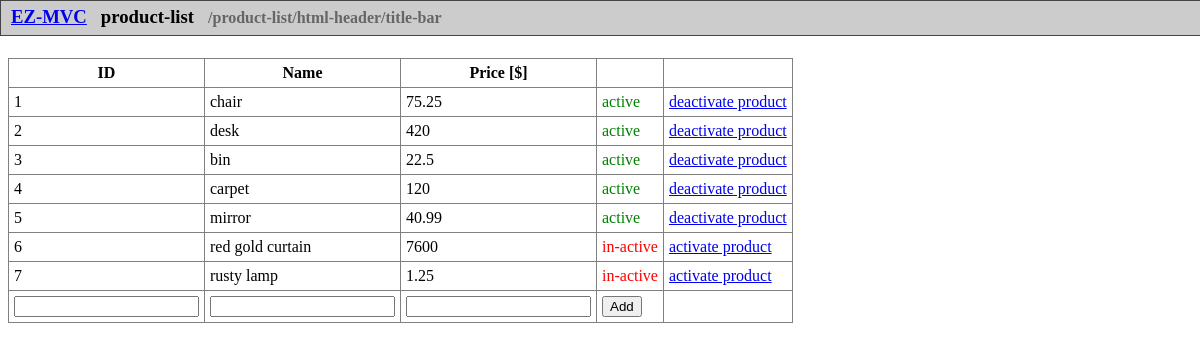
Page /Product/list on the earlier database version.
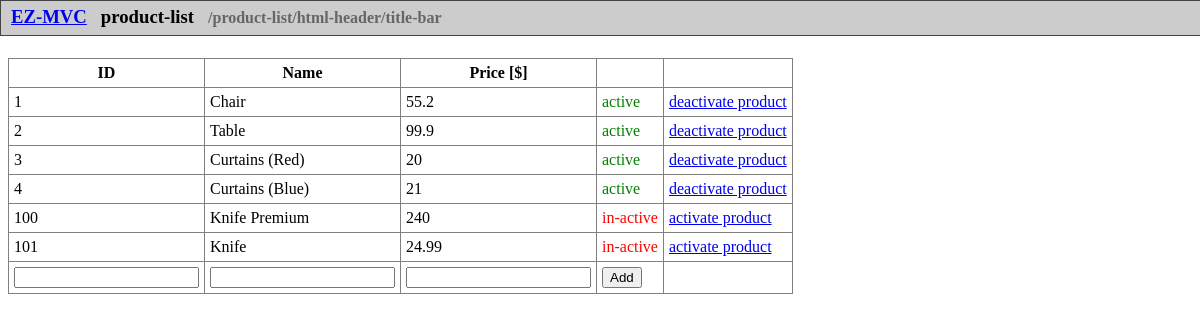
Same page on the later database version.
### tables this page shows
CREATE TABLE "products" (
	"id"	INTEGER NOT NULL,
	"name"	TEXT NOT NULL,
	"price"	NUMERIC NOT NULL,
	"active"	INTEGER NOT NULL,
	PRIMARY KEY("id")
);

### system/View.php (called while the page is built, shortened)
<?php
class View
{
    public $isRootView = false;
    public $parentViews = [];
    public $name = '';
    private function __construct(string $name, array $data = [])
    {
        $this->name = $name;
    }
    public static function createRoot(string $name, array $data = [])
    {
        $view = new View($name, $data);
        $view->isRootView = true;
        $view->path = '/'.$name;
        $view->parentViews = [];
        $view->isRootView = true;
        return $view;
    }
    public static function createChild(string $name, View $parentView, bool $inheritData = true, array $data = [])
    {
        $data = $inheritData ? $parentView->data : $data;
        $view = new View($name, $data);
        $view->isRootView = false;
        $view->path = $parentView->path.'/'.$name;
        $view->parentViews = array_merge($parentView->parentViews, [$parentView]);
        $view->isRootView = false;
        return $view;
    }
    public function getRootView()
    {
        return $this->isRootView ? $this : $this->parentViews[0];
    }
    public function render()
    {
        include(self::VIEWPATH . $this->name . '.view.php');
    }
}

### app/controllers/Product.php (called while the page is built, shortened)
<?php
abstract class Product extends Controller
{
    public static function list()
    {
        $data = [];
        $data["products"] = DefaultModel::getProducts();
        View::createRoot("product-list", $data)->render();
    }
}

### system/Router.php (called while the page is built, shortened)
<?php
abstract class Router
{
    public static $data = null;
    public static function routeRequest()
    {
        self::$data = self::resolveRequestUrl($_SERVER['REQUEST_URI']);
        self::callControllerAction();
    }
    private static function callControllerAction()
    {
        $result = call_user_func([self::CONTROLLER_NAMESPACE . self::$data->controller, self::$data->action], self::$data->id, self::$data->params);
    }
    public static function resolveRequestUrl(string $requestUri)
    {
        $data = new RoutingData();
        $reqPath = self::extractUrlPath('p://h.d' . Helper::addStartingSlash(urldecode($requestUri)));
        $data->requestPath = $reqPath;
        $basePath = Helper::removeTrailingSlash(self::extractUrlPath(EZ_BASE_URL));
        if($reqPath === $basePath || $reqPath === $basePath . '/')
        {
            $path = '/';
        }
        else
        {
            $path = str_starts_with($reqPath, $basePath . '/') ? '/' . mb_substr($reqPath, mb_strlen($basePath . '/')) : $reqPath;
        }
        $data->path = $path;
        $path = $path === '/' ? Helper::addStartingSlash(EZ_DEFAULT_URL) : $path;
        $pathParts = explode('/', $path);
        $data->controller = ($pathParts[1] ?? '') !== '' ? $pathParts[1] : '';
        $data->action = ($pathParts[2] ?? '') !== '' ? $pathParts[2] : '';
        $data->id = $pathParts[3] ?? '';
        $data->params = isset($pathParts[4]) ? array_slice($pathParts, 4) : [];
        return $data;
    }
    private static function extractUrlPath(string $url)
    {
        $parts = parse_url($url);
        return $parts !== FALSE ? ($parts['path'] ?? '/') : '/';
    }
}

### index.php (called while the page is built, shortened)
<?php
require __DIR__ . '/config/config.php';
Alddesign\EzMvc\System\Router::routeRequest();

### system/Config.php (called while the page is built, shortened)
<?php
abstract class Config
{
	private static array $app = [];
	private static bool $loaded = false;
	public static function get(string $key = '', $default = '')
	{
		$dotkeys = explode('.', $key);
		$value = self::$app;
		foreach($dotkeys as $dotkey)
		{
			$value = $value[$dotkey];
		}
		return $value;
	}
	public static function load()
	{
		if(!self::$loaded)
		{
			self::$app = require dirname(__DIR__) . '/app/config/app.config.php';
			self::$loaded = true;
		}
	}
}

### app/models/DefaultModel.php (called while the page is built, shortened)
<?php
abstract class DefaultModel extends Model
{
    public static function getProducts()
    {
        $pdo = self::getPDO();
        $statement = $pdo->query('SELECT * FROM products;', PDO::FETCH_ASSOC);
        if($statement !== false)
        {
            return $statement->fetchAll(PDO::FETCH_ASSOC);
        }
        return [];
    }
}

### app/views/product-list.view.php (the view, shortened to what this page needs)
<?php View::createChild("html-header", $this)->render(); ?>
<table>
    <tr>
        <th><?php echo Config::get("captions.id"); ?></th>
        <th><?php echo Config::get("captions.name"); ?></th>
        <th><?php echo Config::get("captions.price"); ?></th>
        <th> </th>
        <th> </th>
    </tr>
    <?php foreach($products as $product): ?>
        <?php
        $id = $product["id"];
        $activateUrl = Helper::url("/Product/setStatus/$id/1");
        $deactivateUrl = Helper::url("/Product/setStatus/$id/0");
        ?>
        <tr>
            <td><?php echo $id; ?></td>
            <td><?php echo $product["name"]; ?></td>
            <td><?php echo $product["price"]; ?></td>
            <?php if($product["active"] == 1): ?>
                <td><span style="color: green;">active</span></td>
                <td><a href="<?php echo $deactivateUrl ?>">deactivate product</a></td>
            <?php endif; ?>
            <?php if($product["active"] != 1): ?>
                <td><span style="color: red;">in-active</span></td>
                <td><a href="<?php echo $activateUrl ?>">activate product</a></td>
            <?php endif; ?>
        </tr>
    <?php endforeach; ?>
    <form method="POST" action="<?php Helper::echoUrl("/Product/add") ?>">
    <tr>
            <td><input type="text" name="id" value="" /></td>
            <td><input type="text" name="name" value="" /></td>
            <td><input type="text" name="price" value="" /></td>
            <td><input type="submit" value="Add" /></td>
            <td> </td>
    </tr>
    </form>
</table>
<?php View::createChild("html-footer", $this, false, ["footerText" => "Copyright by me..."])->render(); ?>

### app/views/html-header.view.php (shortened to what this page needs)
<!DOCTYPE html>
<html>
    <head>
    </head>
    <body style="padding: 50px 0 0 0;">
    <?php View::createChild("title-bar", $this)->render(); ?>

### app/views/title-bar.view.php (shortened to what this page needs)
<div id="title-bar" style="width:100%; height: 24px; position:fixed; top: 0; left:0; border:1px solid #444; background-color:#ccc; padding: 5px 10px;">
    <a href="<?php Helper::echoUrl("/Main/index") ?>"><h3 style="display: inline; margin-right: 10px;">EZ-MVC</h3></a>
    <h3 style="display: inline; margin-right: 10px;"><?php echo $this->getRootView()->name; ?></h3>
    <h4 style="display: inline; color:#666;"><?php echo $this->path; ?></h4>
</div>

### system/Helper.php (shortened to what this page needs)
<?php
abstract class Helper
{
	public static function removeTrailingSlash(string $value)
	{
		$value = strval($value);
		return mb_substr($value, mb_strlen($value) - 1, 1) === '/' ? mb_substr($value, 0, mb_strlen($value) - 1) : $value;
	}
	public static function addStartingSlash(string $value)
	{
		$value = strval($value);
		return mb_substr($value, 0, 1) === '/' ? $value : '/'. $value;
	}
	public static function url(string $url)
	{
		$isAbsoluteUrl = parse_url($url, PHP_URL_SCHEME) !== null;
		if($isAbsoluteUrl)
		{
			return $url;
		}
		else
		{
			return self::removeTrailingSlash(EZ_BASE_URL) . self::addStartingSlash($url);
		}
	}
	public static function echoUrl(string $url)
	{
		echo self::url($url);
	}
}

### app/views/html-footer.view.php (shortened to what this page needs)
    </body>
</html>

### app/views/product-list.view.php (style rules this page uses)
table,tr,td,th { border-collapse: collapse; border:1px solid gray; }
td,th { padding: 5px; }

Differences in the rows shown:
removed products: id "5", name "mirror", price "40.99"
removed products: id "6", name "red gold curtain", price "7600"
removed products: id "7", name "rusty lamp", price "1.25"
changed products id 1: name "chair" → "Chair"; price "75.25" → "55.2"
changed products id 2: name "desk" → "Table"; price "420" → "99.9"
changed products id 3: name "bin" → "Curtains (Red)"; price "22.5" → "20"
changed products id 4: name "carpet" → "Curtains (Blue)"; price "120" → "21"
added products: id "100", name "Knife Premium", price "240"
added products: id "101", name "Knife", price "24.99"
